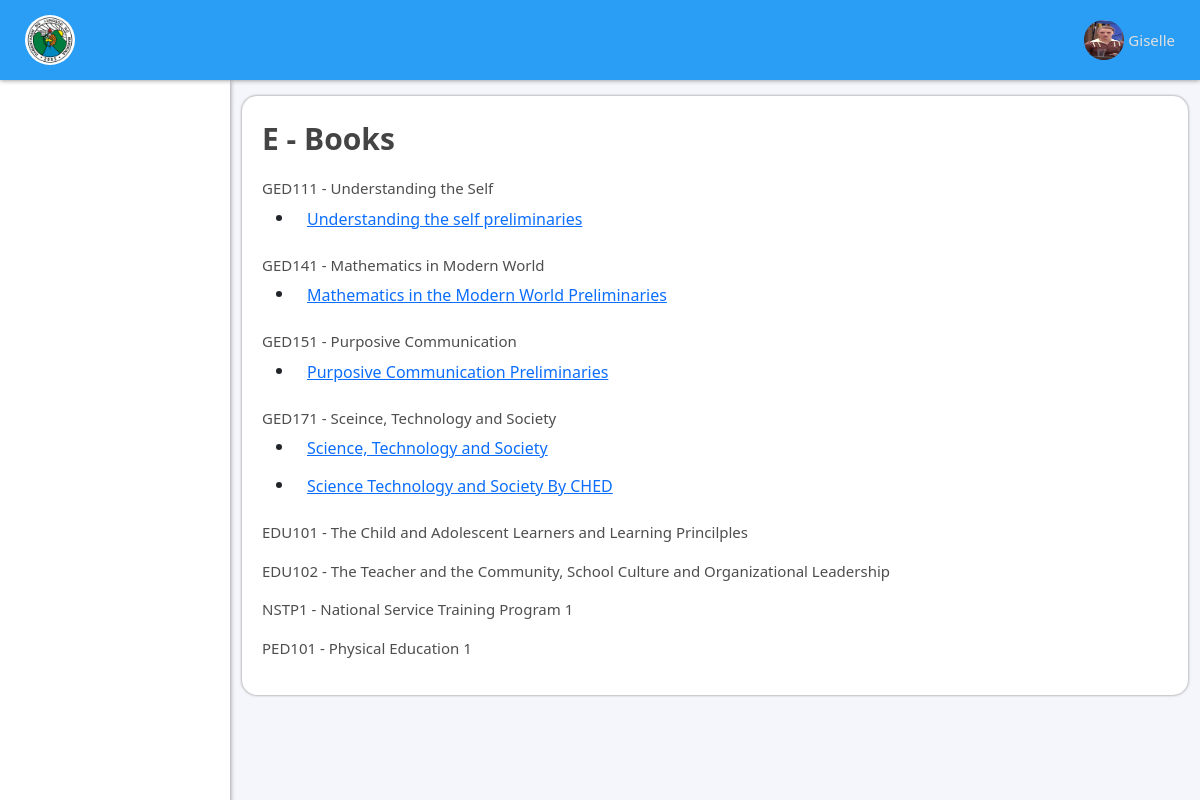
/pages/stud.e-books.php (signed in), run on the app's committed database.
### tables this page shows
CREATE TABLE `student` (
  `StudentID` varchar(50) NOT NULL,
  `Firstname` varchar(50) NOT NULL,
  `Middlename` varchar(50) NOT NULL,
  `Lastname` varchar(50) NOT NULL,
  `Gender` varchar(30) NOT NULL,
  `Email` varchar(50) NOT NULL,
  `ContactNo` varchar(10) NOT NULL,
  `Birthdate` date NOT NULL,
  `Image` text NOT NULL
);

CREATE TABLE `subject_reference` (
  `ReferenceID` varchar(50) NOT NULL,
  `SubjectCode` varchar(50) NOT NULL,
  `Title` varchar(100) NOT NULL,
  `Link` text NOT NULL
);

### db-helper/Select.php (called while the page is built, shortened)
<?php
class Select extends Connection{
    public function getReferencesBySubjectCode($subjectCode){
        $con = $this->connect();
        $stmt = $con->prepare('SELECT * FROM `subject_reference` WHERE SubjectCode = ?');
        $stmt->bind_param('s', $subjectCode);
        $stmt->execute();
        $res = $stmt->get_result();
        return $res->fetch_all(MYSQLI_ASSOC);
    }
    public function getStudentClassByStudentIDSchoolYearSemester($studentID, $schoolYear, $semester){
        $con = $this->connect();
        $stmt = $con->prepare('SELECT * FROM `student_class` INNER JOIN subject_course ON student_class.SubjectID = subject_course.SubjectID INNER JOIN subject ON subject.SubjectCode = subject_course.SubjectCode WHERE StudentID = ? AND SchoolYear = ? AND Semester = ?');
        $stmt->bind_param('sss', $studentID, $schoolYear, $semester);
        $stmt->execute();
        $res = $stmt->get_result();
        return $res->fetch_all(MYSQLI_ASSOC);
    }
    public function getStudentByID($studentID){
        $con = $this->connect();
        $stmt = $con->prepare('SELECT * FROM `student` WHERE StudentID = ?');
        $stmt->bind_param('s', $studentID);
        $stmt->execute();
        $res = $stmt->get_result();
        return $res->fetch_assoc();
    }
    public function getControl($control){
        $con = $this->connect();
        $stmt = $con->prepare('SELECT * FROM `enrollment_control` WHERE Control = ?');
        $stmt->bind_param('s', $control);
        $stmt->execute();
        $res = $stmt->get_result();
        return $res->fetch_assoc()['Status'];
    }
}

### pages/stud.e-books.php (the view)
<?php
    include '../includes/header.inc.php';
    include '../includes/nav.inside-nav.php';
    $enrolledSubjects = $selectObj->getStudentClassByStudentIDSchoolYearSemester($_SESSION['USER_ID'], $selectObj->getControl('enrollment-school-year'), $selectObj->getControl('enrollment-semester'));
?>
<div class="container-fluid">
    <div class="card-container mt-3">
        <p class="sub-header">E - Books</p>
        <?php for($i = 0; $i < count($enrolledSubjects); $i++): ?>
            <p class="phar mb-0"><?php echo $enrolledSubjects[$i]['SubjectCode'] . " - " . $enrolledSubjects[$i]['Description']?></p>
            <?php $reference = $selectObj->getReferencesBySubjectCode($enrolledSubjects[$i]['SubjectCode']);?>
            <ul>
                <?php for($j = 0; $j < count($reference); $j++): ?>
                    <li><a href="<?php echo $reference[$j]['Link']?>" target="_blank" class="btn btn-link"><?php echo $reference[$j]['Title']?></a></li>
                <?php endfor; ?>
            </ul>
        <?php endfor; ?>
    </div>
</div>
<?php
    include '../includes/footer.inc.php';
?>

### includes/nav.inside-nav.php (shortened to what this page needs)
<link rel="stylesheet" href="../css/nav.inside-nav.css?v=<?php echo time()?>">
<nav>
    <div class="logo-container">
        <img src="../img/logo_plmar.jpg" width="50px" height="50px" class="rounded-circle">
    </div>
    <div class="account-container" id="btn-account">
        <img src="../user-uploads/<?php echo $user['Image']?>" width="40px" height="40px" class="rounded-circle">
        <label class="phar ms-1"><?php echo $user['Firstname']?></label>
    </div>
</nav>
<aside>
    <ul>
    </ul>
</aside>

### css/style-resources.css (style rules this page uses)
.sub-header { font-size: 30px; font-weight: 600; color: #444444; }
.phar { font-size: 15px; font-weight: 500; color: #4e4e4e; }
.card-container { padding: 20px; background-color: #ffffff; border-radius: 15px; box-shadow: 0px 0px 3px gray; }

### css/nav.inside-nav.css (style rules this page uses)
body { background-color: #F5F6FB; padding-top: 80px; }
nav { width: 100%; height: 80px; background-color: #2a9df4; position: fixed; top: 0px; left: 0px; box-shadow: 0px 0px 5px gray; z-index: 300; }
nav .logo-container { display: none; }
nav .account-container { height: inherit; float: right; display: inline-flex; align-items: center; justify-content: space-around; padding: 15px; cursor: pointer; }
nav .account-container label.phar { color: #e0e0e0 ; cursor: pointer; }
aside { width: 230px; height: 100%; position: fixed; left: -240px; background-color: #ffffff; box-shadow: 0px 0px 5px gray; transition: .2s ease all; z-index: 100; }
aside ul { padding: 0px; list-style: none; height: 500px; margin-top: 50px; overflow: auto; }
@media (min-width: 992px) { body { padding-left: 230px; } }
@media (min-width: 992px) { nav .logo-container { height: inherit; display: inline-flex; align-items: center; padding: 25px; } }
@media (min-width: 992px) { nav .account-container { padding: 25px; } }
@media (min-width: 992px) { aside { left: 0px !important; } }

### data on the page
student: Image (picture), Firstname "Giselle"
subject_reference: Title "Understanding the self preliminaries"
subject_reference: Title "Mathematics in the Modern World Preliminaries"
subject_reference: Title "Purposive Communication Preliminaries"
subject_reference: Title "Science, Technology and Society"
subject_reference: Title "Science Technology and Society By CHED"

### other printed values
$enrolledSubjects[$i]['SubjectCode'] "GED111"
$enrolledSubjects[$i]['Description'] "Understanding the Self"
$enrolledSubjects[$i]['SubjectCode'] "GED141"
$enrolledSubjects[$i]['Description'] "Mathematics in Modern World"
$enrolledSubjects[$i]['SubjectCode'] "GED151"
$enrolledSubjects[$i]['Description'] "Purposive Communication"
$enrolledSubjects[$i]['SubjectCode'] "GED171"
$enrolledSubjects[$i]['Description'] "Sceince, Technology and Society"
$enrolledSubjects[$i]['SubjectCode'] "EDU101"
$enrolledSubjects[$i]['Description'] "The Child and Adolescent Learners and Learning Princilples"
$enrolledSubjects[$i]['SubjectCode'] "EDU102"
$enrolledSubjects[$i]['Description'] "The Teacher and the Community, School Culture and Organizational Leadership"
$enrolledSubjects[$i]['SubjectCode'] "NSTP1"
$enrolledSubjects[$i]['Description'] "National Service Training Program 1"
$enrolledSubjects[$i]['SubjectCode'] "PED101"
